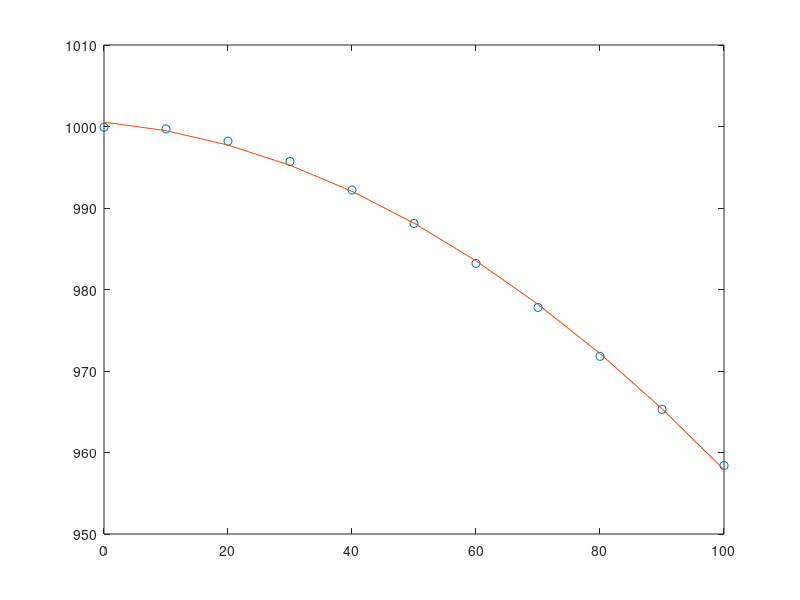

Recreate this plot in MATLAB.
clc;
format long;

% x und y hier eintragen
x = [0 10 20 30 40 50 60 70 80 90 100];
y = [999.9 999.7 998.2 995.7 992.2 988.1 983.2 977.8 971.8 965.3 958.4];
% Falls ein logarithmisches Problem auftaucht S. 150
% y = log(y)

% x und y transponieren, damit es dem Skript entspricht
x = x';
y = y';

% f1 .. fm hier eintragen
f1 = @(x) x.^2;
f2 = @(x) x;
f3 = @(x) ones(size(x));

% Matrix A berechnen
A =[f1(x), f2(x), f3(x)];

% Lambdas berechnen
AtA = A'*A;
Aty = A'*y;
lambda = AtA\Aty;

% Das Polynom zusammensetzen (hier Lambdas + fn wegnehmen oder hinzuf�gen)
p = @(x) lambda(1) .* f1(x) + lambda(2) .* f2(x) + lambda(3) .* f3(x);

% Punkte und Polynom plotten
plot(x,y,'o',x,p(x));

% Konditionszahl berechnen
kondition = cond(A'*A, inf);
% Falls die Konditionszahl hoch ist, wirken sich Fehler in den einzelnen
% Werten stark auf die resultierenden Lambdas aus.

% Polynom der L�nge 3 mit der MATLAB Funktion herausfinden & Differenz
% ausgeben
poly = polyfit(x,y,2);
abs(lambda(1)-poly(1))
abs(lambda(2)-poly(2))
abs(lambda(3)-poly(3))